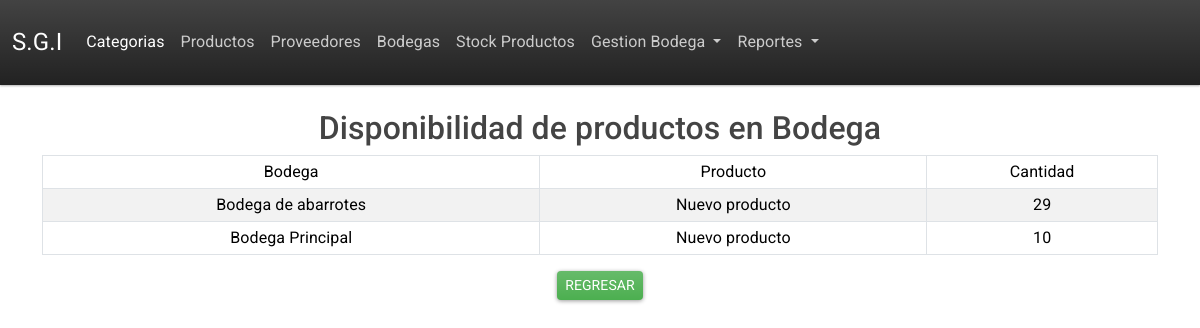
Screenshot of /consultar_disponibilidad_producto/12 with the database file from the repository.
### tables this page shows
CREATE TABLE bodega_producto(
                id INTEGER PRIMARY KEY AUTOINCREMENT,
                id_bodega INTEGER NOT NULL,
                id_producto INTEGER NOT NULL,
                cantidad INTEGER NOT NULL,
                fecha_ingreso TIMESTAMP DEFAULT CURRENT_TIMESTAMP,
                fecha_salida TIMESTAMP DEFAULT CURRENT_TIMESTAMP,
                foreign key(id_bodega) references bodegas(id_bodega),
                foreign key(id_producto) references productos(id_producto)
                );

CREATE TABLE bodegas(
                id_bodega INTEGER PRIMARY KEY AUTOINCREMENT,
                nombre TEXT NOT NULL,
                ubicacion TEXT NOT NULL,
                capacidad INTEGER NOT NULL,
                fecha TIMESTAMP DEFAULT CURRENT_TIMESTAMP
                );

CREATE TABLE productos(
                id_producto INTEGER PRIMARY KEY AUTOINCREMENT,
                nombre TEXT NOT NULL,
                descripcion TEXT NOT NULL,
                stock INTEGER NOT NULL,
                fecha_creacion TIMESTAMP DEFAULT CURRENT_TIMESTAMP,
                id_categoria INTEGER NOT NULL,
                foreign key(id_categoria) references categorias(id_categoria)
                );

### app.py (the view)
@app.route('/consultar_disponibilidad_producto/<idp>')
def consultar_disponibilidad_producto(idp):
    print(idp)
    cons = movimiento.consultar_disponibilidad_producto_en_bodega(idp)
    print(cons)
    return render_template('mostrar_disp_prod.html', datos=cons)

### app.py (called while the page is built)
@app.teardown_appcontext
def close_connection(exception):
    db = getattr(g, '_database', None)
    if db is not None:
        db.close()

### gestion_bodega.py (called while the page is built)
    def consultar_disponibilidad_producto_en_bodega(self,idp):
        self.cursor.execute("""
            SELECT bp.id_bodega,bp.id_producto,
            bp.cantidad,b.nombre,p.nombre
            FROM bodega_producto bp, bodegas b
            INNER JOIN productos p
            ON bp.id_bodega = b.id_bodega
            AND bp.id_producto = p.id_producto
            WHERE bp.id_producto = {0}""".format(idp))
        return self.cursor.fetchall()

### templates/mostrar_disp_prod.html (shortened to what this page needs)
{% extends 'base.html' %}
{% block contenido %}
<h2>{% block subtitulo %}Disponibilidad de productos en Bodega {%endblock%}</h2>
<table class="table table-striped table-bordered sm-white table-sm">
    <thead>
        <tr>
            <td>Bodega</td>
            <td>Producto</td>
            <td>Cantidad</td>
        </tr>
    </thead>
    <tbody>
        {% for dato in datos %}
        <tr>
            <td>{{dato.3}}</td>
            <td>{{dato.4}}</td>
            <td>{{dato.2}}</td>
        </tr>
        {% endfor %}
    </tbody>
</table>
<a href="/gestion_bodega_producto" class="btn btn-success btn-sm">Regresar</a>
{% endblock %}

### rows the page displays
bodega_producto: nombre "Bodega de abarrotes", nombre "Nuevo producto", cantidad "29"
bodega_producto: nombre "Bodega Principal", nombre "Nuevo producto", cantidad "10"
